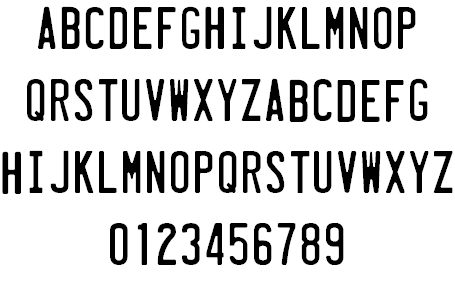
#> input picture Images/input.png, 455 x 289 px, found by its file name
$ jupyter execute --allow-errors OCRProject.ipynb   (shell and % lines are left out)
#> lines starting #> are read from the running program, lines starting #| are printed output that depends on the picture; after the words box and inside, x2 and y2 are one past the last pixel; in counts of white or black regions, pixels touching at a corner belong together
<h1> OCR Software </h1>
<p>I attempted to create a simple optical character recognition software capable of extracting text from images by using PyTorch and OpenCV. The pipeline used is very simple: pre-process image, conduct character segmentation, and feed to trained CONVnet. We use two methods to conduct character segmentation which is histogram projection and contours. Note that by taking the next steps mentioned on my Github, this OCR Software could be heavily improved. For now, it provides a good entry into computer vision.</p>

[cell 1]

import matplotlib.pyplot as plt

import torch
from torch import nn
import torch.nn.functional as F
from torchvision import transforms, models

import helper
import pandas as pd
import numpy as np

from PIL import Image

Below, the trained CONVnet is loaded to be used without CUDA since the computations aren't that large.

[cell 2]
class Model(nn.Module):
  def __init__(self):
    super(Model, self).__init__()
    self.conv1 = nn.Conv2d(1, 32, 5, padding=2)
    self.conv2 = nn.Conv2d(32, 64, 5, padding=2)
    self.conv3 = nn.Conv2d(64, 128, 3, padding=1)
    self.pool = nn.MaxPool2d(2, 2, ceil_mode=True)
    self.fc1 = nn.Linear(4 * 4 * 128, 256)
    self.fc2 = nn.Linear(256, 47)
    self.dropout = nn.Dropout(0.25)

  def forward(self, x):
    x = self.pool(F.relu((self.conv1(x))))
    x = self.pool(F.relu((self.conv2(x))))
    x = self.pool(F.relu((self.conv3(x))))

    x = x.view(-1, 4 * 4 * 128)
    x = self.dropout(x)
    x = F.relu(self.fc1(x))
    x = self.dropout(x)
    x = self.fc2(x)

    return x

#> (the rest of this cell did not finish here and is left out)

#> (a cell that did not finish here is left out)

To pre-process the image, mutiple functions are defined including: grayscale, shadow removal, noise removal, deskew, and binarization. All of these are applied to the input image to prepare for character segmentation.

[cell 4]
import cv2

def get_grayscale(image):
  image = cv2.cvtColor(image, cv2.COLOR_BGR2GRAY)
  return image

def remove_shadow(image):
  rgb_planes = cv2.split(image)
  result_planes = []
  result_norm_planes = []
  for plane in rgb_planes:
      dilated_img = cv2.dilate(plane, np.ones((7,7), np.uint8))
      bg_img = cv2.medianBlur(dilated_img, 21)
      diff_img = 255 - cv2.absdiff(plane, bg_img)
      result_planes.append(diff_img)
  image = cv2.merge(result_planes)
  return image

def remove_noise(image):
  kernel = np.ones((1, 1), np.uint8)
  image = cv2.dilate(image, kernel, iterations=1)
  image = cv2.erode(image, kernel, iterations=1)
  return image

def deskew(image):
    coords = np.column_stack(np.where(image > 0))
    angle = cv2.minAreaRect(coords)[-1]
    if angle < -45:
      angle = -(90 + angle)
    else:
        angle = -angle
    (h, w) = image.shape[:2]
    center = (w // 2, h // 2)
    M = cv2.getRotationMatrix2D(center, angle, 1.0)
    rotated = cv2.warpAffine(image, M, (w, h), flags=cv2.INTER_CUBIC, borderMode=cv2.BORDER_REPLICATE)
    return rotated

def binarize(image):
  image = cv2.threshold(image, 0, 255, cv2.THRESH_BINARY + cv2.THRESH_OTSU)[1]
  return image

def processImg(img):
  img = get_grayscale(img)
  img = remove_shadow(img)
  img = remove_noise(img)
  img = deskew(img)
  img = binarize(img)
  img = 255 - img
  return img

Below is an example input involving the alphabet and single-digit numbers. You can test your own inputs by changing the file path to your image path. The image used can be found on my Github.

[cell 5]
img_dir = "/content/input.png"

img = cv2.imread(img_dir)
#> img is the input picture: shape (289, 455, 3); min 0, max 255, mean 209.1
rawImg = img
img = processImg(img)
#> the loop in remove_shadow, `for plane in rgb_planes:` made 1 pass
#> pass 1, in remove_shadow, `dilated_img = cv2.dilate(plane, np.ones((7,7), np.uint8))`:
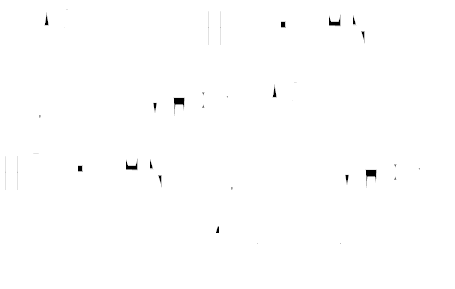
#> dilated_img: shape (289, 455); min 0, max 255, mean 254.1
#> after the loop in remove_shadow, `for plane in rgb_planes:`: result_planes = 1 item
#> in deskew, `coords = np.column_stack(np.where(image > 0))`: coords = 109852 pairs, first value 0 to 288, second value 0 to 454
#> in deskew, `angle = cv2.minAreaRect(coords)[-1]`: angle = -90
#> in deskew, `angle = -(90 + angle)`: angle = 0
#> in deskew, `M = cv2.getRotationMatrix2D(center, angle, 1.0)`: M = [[1, 0, 0], [0, 1, 0]]
#> in binarize, `image = cv2.threshold(image, 0, 255, cv2.THRESH_BINARY + cv2.THRESH_OT..`:
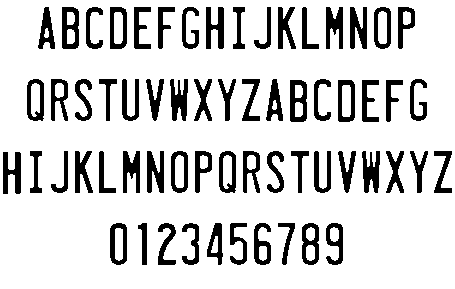
#> image: shape (289, 455); 82.9% white; 62 black regions, largest, box (x1, y1, x2, y2) and area: (170, 79, 188, 121) 507, (362, 151, 380, 193) 507, (350, 7, 367, 49) 495

fig = plt.figure(figsize=(10,7))
fig.add_subplot(1, 2, 1)
plt.title("Raw Input")
plt.imshow(rawImg, cmap='gray')

fig.add_subplot(1, 2, 2)
plt.title("Processed")
plt.imshow(img, cmap='gray')
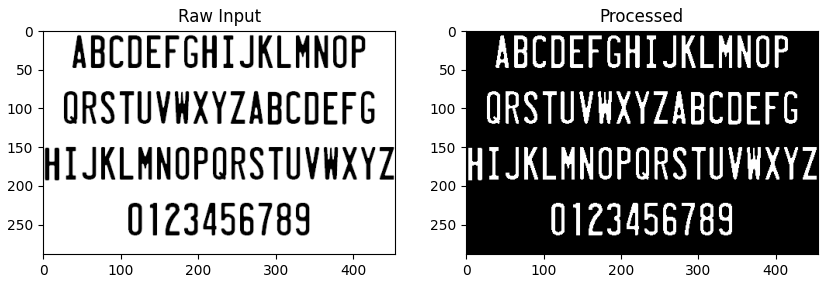
#> figure drawn by matplotlib, 2 panels

Before character segmentation, we must split the image horizontally into multiple lines to allow for more accurate results. We can do this through a histogram projection method. If we add the sum of all the pixels horizontally and create a chart, we can look for spikes. Note that the dark space are pixels with a value of 0 while white spaces have values close to 1. Hence, by looping through each point in the histogram chart, we can find each horizontal spike and set bounds.

[cell 6]
def split(proj):
  regions = []

  empty = True
  bound1 = 0
  bound2 = 0

  for i in range((len(proj))):
    if proj[i] != 0:
      empty = False
    if not empty and i != 0 and bound1 == 0:
      bound1 = i - 1
    elif not empty and proj[i] == 0:
      bound2 = i
      regions.append((bound1, bound2))
      bound1 = 0
      bound2 = 0
      empty = True
  return regions

<h1> Method 1: </h1>
<p>The same projection method can be used vertically to seperate each character on each line.</p>

[cell 7]
hProj = np.sum(img, 1)
#> hProj = 289 values, max 58905 at index 82, min 0 at index 0, mean 19892.6
hBounds = split(hProj)
#> the loop in split, `for i in range((len(proj))):` made 289 passes
#> (bound1, empty) on pass 50: (0, True)
#> (empty, bound1) on passes 8, 80: (False, 6), (False, 78)
#> after the loop in split, `for i in range((len(proj))):`: bound1 = 0; regions = [(6, 49), (78, 122), (150, 194), (222, 265)]
#> hBounds = [(6, 49), (78, 122), (150, 194), (222, 265)]

hLines = [0]

if len(hBounds) > 1:
  for i in range(len(hBounds) - 1):
      hLines.append((hBounds[i][1] + hBounds[i+1][0]) // 2)
#> this loop made 3 passes
#> after the loop, hLines = [0, 63, 136, 208]

hcropped = []
h, w = img.shape
#> h = 289; w = 455
past = 0
for i in range(1, len(hLines)):
  hcropped.append(img[past:hLines[i], 0:w])
  past = hLines[i]
#> this loop made 3 passes
#> past on passes 1 to 3: 63, 136, 208
#> after the loop, hcropped = 3 items
hcropped.append(img[past:h, 0:w])

markers = []

for line in hcropped:
  vLines = []
  vProj = np.sum(line, 0)
  vBounds = split(vProj)
  for i in range(len(vBounds) - 1):
    vLines.append((vBounds[i][1] + vBounds[i+1][0]) // 2)
  markers.append(vLines)
#> this loop made 4 passes
#> after the loop, markers = 4 items

cropped = []

for i in range(len(markers)):
  past = 0
  temp = []
  for l in range(len(markers[i])):
    temp.append(hcropped[i][0:h, past:markers[i][l]])
    past = markers[i][l]
  temp.append(hcropped[i][0:h, past:w])
  cropped.append(temp)
  print("Number of characters found for line {}: {}".format(i+1, len(temp)))
#> after the loop, cropped = 4 items

The following function below adds white space around the letter and resizes the image to the required dimensions for the used CONVnet. Then, it feeds the image into the network to produce a prediction for the character.

[cell 8]
def predictChar(img):
    test_image = 255 - img
    #_,test_image = cv2.threshold(test,100,255,cv2.THRESH_BINARY)
    test_image = cv2.copyMakeBorder(test_image,10,10,10,10,cv2.BORDER_CONSTANT,value=(255,255,255))
    #test_image = cv2.medianBlur(test_image.copy(),3)
    test_image = cv2.resize(test_image.copy(),(28,28),interpolation = cv2.INTER_AREA)
    t = (255 - test_image.copy())
    convert_tensor = transforms.ToTensor()
    input = convert_tensor(t.astype(np.uint8)).reshape(1, 1, 28, 28)
    input = input * 255
    model.eval()
    with torch.no_grad():
      prob = model(input.float())
      ps = torch.softmax(prob, dim=1)
      top_p, top_class = ps.topk(1, dim=1)

    return str(mapping[int(top_class)])

Below is the result for method 1. Clearly, the extracted text has many errors and barely matches the image input. The error here is that the vertical histogram projection method leaves a lot of spaces around each letter. The predictChar function struggles to deal with these spaces and would work better if each character has little empty space. This leads to our next method.

[cell 9]
text = []
index = 0

#> (the rest of this cell did not finish here and is left out)

<h1> Method 2: </h1>
<p> Here, instead of using vertical histogram projections, we use contours to seperate each character on each line. Note that we still use horizontal histogram projections to split the image horizontally. </p>

[cell 10]
def getContours(img, max, min):
  contours, h = cv2.findContours(img.copy(), cv2.RETR_TREE, cv2.CHAIN_APPROX_SIMPLE)
  filtered = []
  sum = 0
  for cnt in contours:
      x,y,w,h = cv2.boundingRect(cnt)
      sum += (w*h)

  avg = sum/len(contours)
  for cnt in contours:
      x,y,w,h = cv2.boundingRect(cnt)
      if w*h < max and w*h > min:
        filtered.append(cnt)

  if len(filtered) == 0:
    return False

  return filtered

def sortContours(contours):
  boundingRects = [cv2.boundingRect(cnt) for cnt in contours]
  sortedCnts, boundingRects = zip(*sorted(zip(contours, boundingRects), key=lambda a: a[1][0]))
  return sortedCnts

Part of the parameters to the contours are a max and min area. These dimensions can be fine-tuned to avoid erroneous contours created from the function. As seen below, the results are much better than the previous method. Especially amongst the letters, the predicted text is quite close. Hence, we have created a simple OCR software that is able to extract text from images.

[cell 11]
sortedCnts = []
for line in hcropped:
  contours = getContours(line, 10000, 700)
  if contours:
    sortedCnts.append(sortContours(getContours(line, 10000, 700)))
#> this loop made 4 passes
#> after the loop, sortedCnts = 4 items

text = []
index = 0

#> (the rest of this cell did not finish here and is left out)
